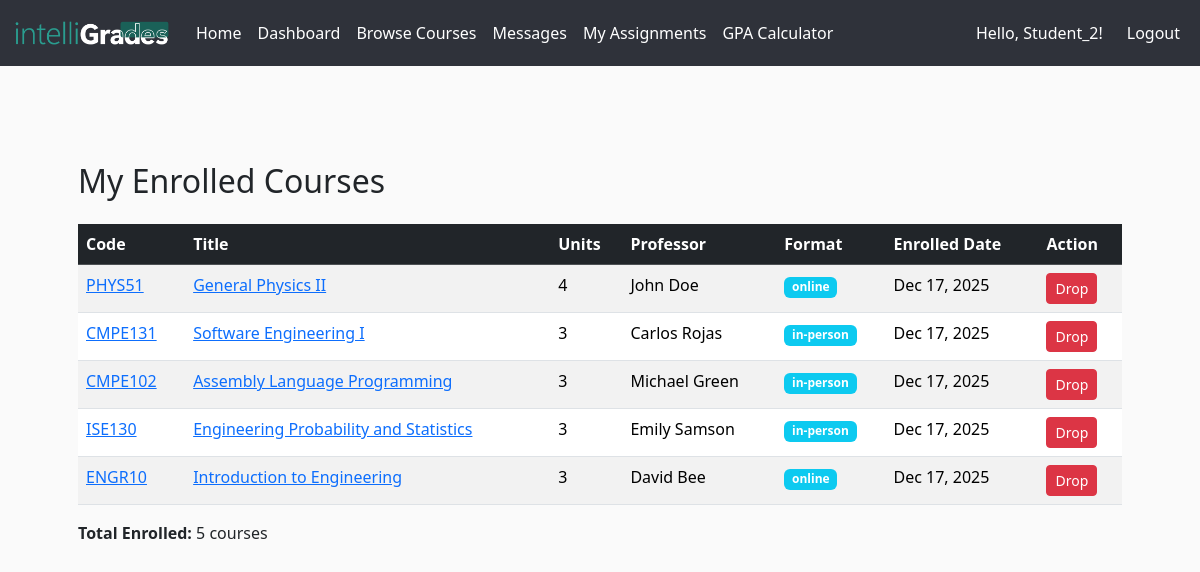
Page /courses/my-courses (signed in) on the committed database.
### app/models.py (models this page shows, shortened)
class Course(db.Model):
    __tablename__ = 'courses'
    id = db.Column(db.Integer, primary_key=True)
    code = db.Column(db.String(32), unique=True, nullable=False)
    title = db.Column(db.String(128), nullable=False)
    description = db.Column(db.Text)
    credits = db.Column(db.Integer, nullable=False)  # number of units/credits
    professor = db.Column(db.String(128), nullable=True)
    professor_id = db.Column(db.Integer, db.ForeignKey('users.id'), nullable=True)
    professor_user = db.relationship(
        'User',
        foreign_keys=[professor_id],
        backref='created_courses'
    )
    availability = db.Column(db.Boolean, default=True)
    format = db.Column(db.String(32), default='online')
    max_students = db.Column(db.Integer)
    created_at = db.Column(db.DateTime, default=datetime.utcnow)
    enrollments_rel = db.relationship(
        'Enrollment',
        backref='course',
        lazy='dynamic',
        cascade='all,delete-orphan'
    )
    assignments = db.relationship(
        'Assignment',
        back_populates='course',
        lazy='dynamic',
        cascade='all,delete-orphan'
    )
    announcements = db.relationship(
        'Announcement',
        back_populates='course',
        lazy='dynamic',
        cascade='all,delete-orphan'
    )

class Enrollment(db.Model):
    __tablename__ = 'enrollments'
    id = db.Column(db.Integer, primary_key=True)
    user_id = db.Column(db.Integer, db.ForeignKey('users.id'), nullable=False)
    course_id = db.Column(db.Integer, db.ForeignKey('courses.id'), nullable=False)
    enrolled_at = db.Column(db.DateTime, default=datetime.utcnow)
    grade = db.Column(db.String(2))
    user = db.relationship('User', backref='course_enrollments')
    __table_args__ = (
        db.UniqueConstraint('user_id', "course_id", name='unique_user_course'),
    )

### app/courses/routes.py (the view)
@courses_bp.route('/my-courses')
@login_required
def my_courses():
    enrolled_courses = current_user.get_enrolled_courses()
    return render_template('courses/my_courses.html', courses=enrolled_courses)

### app/__init__.py (called while the page is built)
@login_manager.user_loader
def load_user(user_id):
    return User.query.get(int(user_id))

### app/models.py (called while the page is built)
    @property
    def is_student(self):
        return self.role == self.ROLE_STUDENT

    @property
    def is_professor(self):
        return self.role == self.ROLE_PROFESSOR

    @property
    def is_admin(self):
        return self.role == self.ROLE_ADMIN

    def get_enrolled_courses(self):
        from app.models import Course, Enrollment
        return Course.query.join(Enrollment).filter(
            Enrollment.user_id == self.id
        ).all()

### app/courses/templates/courses/my_courses.html
{% extends "base.html" %} {% block body %}
<div class="container mt-5">
  <h2>My Enrolled Courses</h2>
  {% if courses %}
  <table class="table table-striped mt-4">
    <thead class="table-dark">
      <tr>
        <th>Code</th>
        <th>Title</th>
        <th>Units</th>
        <th>Professor</th>
        <th>Format</th>
        <th>Enrolled Date</th>
        <th>Action</th>
      </tr>
    </thead>
    <tbody>
      {% for course in courses %}
      <tr>
        <td>
          <a
            href="{{ url_for('courses.course_dashboard', course_id=course.id) }}"
            >{{ course.code }}</a
          >
        </td>
        <td>
          <a
            href="{{ url_for('courses.course_dashboard', course_id=course.id) }}"
            >{{ course.title }}</a
          >
        </td>
        <td>{{ course.credits }}</td>
        <td>{{ course.professor }}</td>
        <td><span class="badge bg-info">{{ course.format }}</span></td>
        <td>
          {% set enrollment =
          course.enrollments_rel.filter_by(user_id=current_user.id).first() %}
          {{ enrollment.enrolled_at.strftime('%b %d, %Y') if enrollment else
          'N/A' }}
        </td>
        <td>
          <form
            method="POST"
            action="{{ url_for('courses.drop_course', course_id=course.id) }}"
            style="display: inline"
          >
            <button
              type="submit"
              class="btn btn-sm btn-danger"
              onclick="return confirm('Drop this course?')"
            >
              Drop
            </button>
          </form>
        </td>
      </tr>
      {% endfor %}
    </tbody>
  </table>
  <div class="mt-3">
    <strong>Total Enrolled:</strong> {{ courses|length }} courses
  </div>
  {% else %}
  <p class="alert alert-warning mt-3">
    You are not enrolled in any courses.
    <a href="{{ url_for('courses.courses_list') }}">Browse available courses</a>
  </p>
  {% endif %}
</div>
{% endblock %}

### app/static/styles.css (style rules this page uses)
body, #whatifTable thead tr, #whatifTable td, #whatifTable th { background-color: #fafafa; }

### rows in the picture
Course: code "PHYS51", title "General Physics II", credits "4", professor "John Doe", format "online"
Enrollment: enrolled_at "Dec 17, 2025"
Course: code "CMPE131", title "Software Engineering I", credits "3", professor "Carlos Rojas", format "in-person"
Enrollment: enrolled_at "Dec 17, 2025"
Course: code "CMPE102", title "Assembly Language Programming", credits "3", professor "Michael Green", format "in-person"
Enrollment: enrolled_at "Dec 17, 2025"
Course: code "ISE130", title "Engineering Probability and Statistics", credits "3", professor "Emily Samson", format "in-person"
Enrollment: enrolled_at "Dec 17, 2025"
Course: code "ENGR10", title "Introduction to Engineering", credits "3", professor "David Bee", format "online"
Enrollment: enrolled_at "Dec 17, 2025"

### other values in the picture
{{ username }} "Student_2"
{{ courses|length }} "5"
